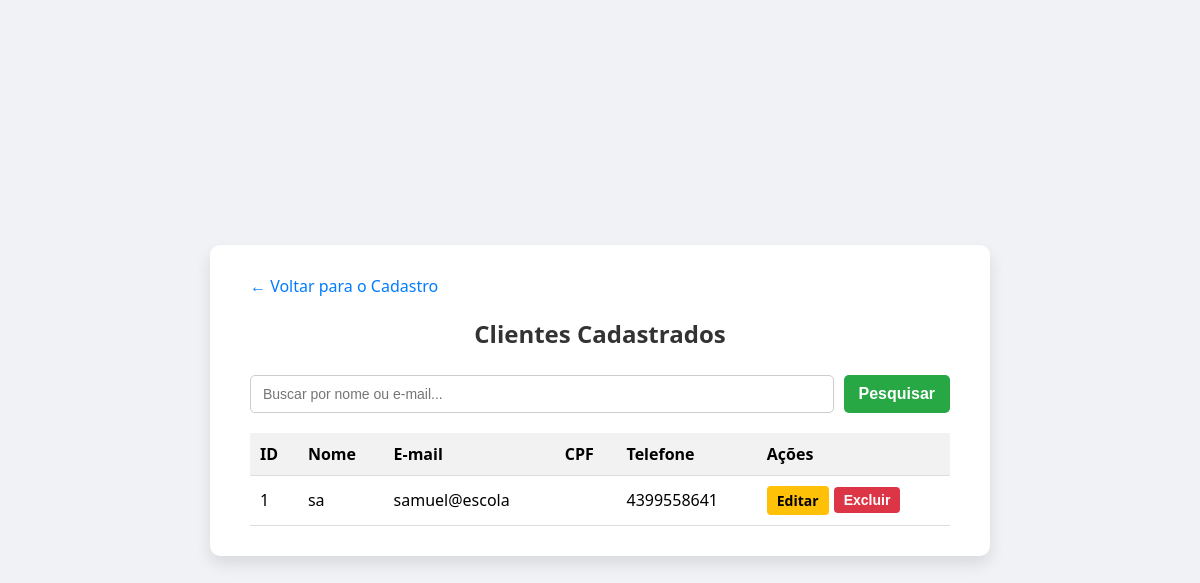
Page /lista on the earlier database version.
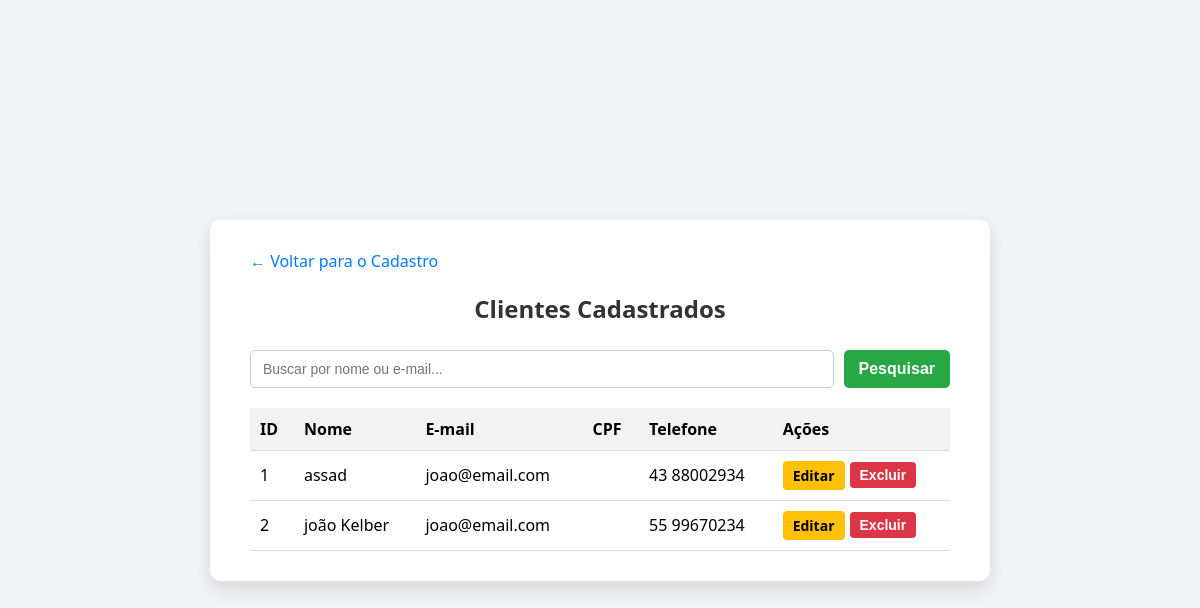
Same page on the later database version.
### tables this page shows
CREATE TABLE clientes (
            id INTEGER PRIMARY KEY AUTOINCREMENT,
            nome TEXT NOT NULL,
            email TEXT NOT NULL,
            telefone TEXT
        );

### app.py (the view)
@app.route('/lista')
def lista():
    conn = get_db_connection()
    busca = request.args.get('busca')
    if busca:
        clientes = conn.execute(
            'SELECT * FROM clientes WHERE nome LIKE ? OR email LIKE ?',
            (f'%{busca}%', f'%{busca}%')
        ).fetchall()
    else:
        clientes = conn.execute('SELECT * FROM clientes').fetchall()
    conn.close()
    return render_template('lista.html', clientes=clientes, busca=busca)

### app.py (called while the page is built)
def get_db_connection():
    conn = sqlite3.connect('clientes.db')
    conn.row_factory = sqlite3.Row
    return conn

### templates/lista.html (shortened to what this page needs)
<!DOCTYPE html>
<html lang="pt-BR">
<head>
    <link rel="stylesheet" href="{{ url_for('static', filename='style.css') }}">
</head>
<body>
    <div class="container" style="max-width: 700px;">
        <a href="/" class="btn-voltar">← Voltar para o Cadastro</a>
        <h2>Clientes Cadastrados</h2>
        <form method="GET" action="{{ url_for('lista') }}" class="form-busca">
            <input type="text" name="busca" placeholder="Buscar por nome ou e-mail..." value="{{ busca or '' }}">
            <button type="submit" class="btn-buscar">Pesquisar</button>
        </form>
        <table>
            <thead>
                <tr>
                    <th>ID</th>
                    <th>Nome</th>
                    <th>E-mail</th>
                    <th>CPF</th>
                    <th>Telefone</th>
                    <th>Ações</th>
                </tr>
            </thead>
            <tbody>
                {% for cliente in clientes %}
                <tr>
                    <td>{{ loop.index }}</td>
                    <td>{{ cliente['nome'] }}</td>
                    <td>{{ cliente['email'] }}</td>
                    <td>{{ cliente['cpf'] }}</td>
                    <td>{{ cliente['telefone'] }}</td>
                    <td>
                        <div style="display: flex; gap: 5px; align-items: center;">
                            <a href="{{ url_for('editar', id=cliente['id']) }}" class="btn-editar"
                                style="text-decoration: none; padding: 5px 10px; background: #ffc107; color: black; border-radius: 4px; font-size: 14px;">Editar</a>
                            <form action="{{ url_for('excluir', id=cliente['id']) }}" method="POST"
                                onsubmit="return confirm('Tem certeza que deseja excluir este cliente?');"
                                style="margin: 0;">
                                <button type="submit" class="btn-excluir"
                                    style="padding: 5px 10px; background: #dc3545; color: white; border: none; border-radius: 4px; cursor: pointer; font-size: 14px;">Excluir</button>
                            </form>
                        </div>
                    </td>
                </tr>
                {% else %}
                <tr>
                    <td colspan="6" style="text-align: center;">Nenhum cliente cadastrado ainda.</td>
                </tr>
                {% endfor %}
            </tbody>
        </table>
    </div>
</body>
</html>

### static/style.css (style rules this page uses)
body { font-family: 'Segoe UI', Tahoma, Geneva, Verdana, sans-serif; background-color: #f0f2f5; display: flex; justify-content: center; align-items: center; height: 100vh; margin: 0; }
.container { background-color: #ffffff; padding: 30px 40px; border-radius: 10px; box-shadow: 0 8px 16px rgba(0, 0, 0, 0.1); width: 100%; max-width: 400px; }
h2 { text-align: center; color: #333; margin-top: 0; margin-bottom: 25px; }
input[type="text"], input[type="email"] { width: 100%; padding: 10px 12px; border: 1px solid #ccc; border-radius: 5px; box-sizing: border-box; font-size: 14px; }
button { width: 100%; padding: 12px; background-color: #007bff; color: white; border: none; border-radius: 5px; cursor: pointer; font-size: 16px; font-weight: bold; margin-top: 10px; transition: background-color 0.3s; }
.btn-excluir { background-color: #dc3545; color: white; border: none; padding: 6px 12px; border-radius: 4px; cursor: pointer; font-size: 12px; font-weight: bold; margin-top: 0; width: auto; }
.btn-editar { background-color: #256dbe; color: #212529; text-decoration: none; padding: 6px 12px; border-radius: 4px; font-size: 12px; font-weight: bold; display: inline-block; transition: background-color 0.3s; }
.form-busca { display: flex; gap: 10px; margin-bottom: 20px; }
.form-busca input[type="text"] { flex: 1; margin-bottom: 0; }
.btn-buscar { width: auto; margin-top: 0; background-color: #28a745; padding: 10px 15px; }

### templates/lista.html (style rules this page uses)
table { width: 100%; border-collapse: collapse; margin-top: 20px; }
th, td { padding: 10px; border-bottom: 1px solid #ddd; text-align: left; }
th { background-color: #f2f2f2; }
.btn-voltar { display: inline-block; margin-bottom: 20px; text-decoration: none; color: #007bff; }

Differences in the rows shown:
removed clientes: nome "sa", email "samuel@escola", telefone "4399558641"
added clientes: nome "assad", email "joao@email.com", telefone "43 88002934"
added clientes: nome "joão Kelber", email "joao@email.com", telefone "55 99670234"
